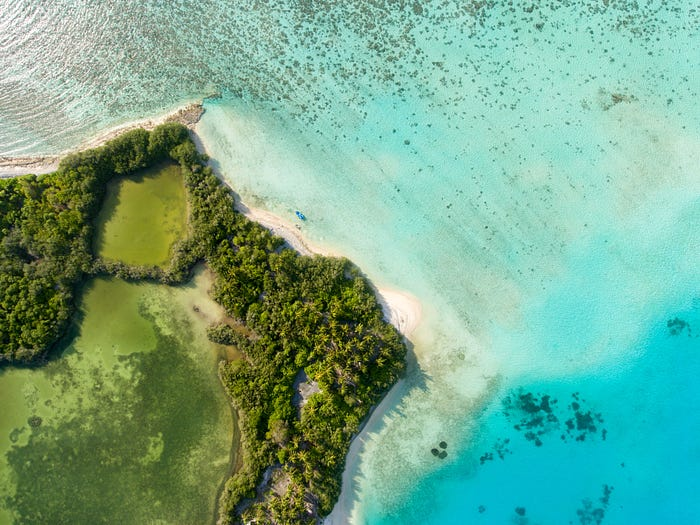
#> input picture images/beach.jpg, 700 x 525 px
$ jupyter execute 'Image Segmentation.ipynb'   (shell and % lines are left out)
#> lines starting #> are read from the running program, lines starting #| are printed output that depends on the picture
[cell 1]
import numpy as np

import matplotlib.pyplot as plt
from sklearn.cluster import KMeans

# OpenCV library

'import cv2' in Python is a statement that imports the OpenCV library.
OpenCV, which stands for Open Source Computer Vision Library, is a popular open-source computer vision and machine learning software library. It provides a wide range of tools and functions that can be used for various computer vision tasks, such as image and video processing, object detection, feature extraction, and more.

If you want to use OpenCV in your Python code, you'll need to have it installed in your Python environment.

Anaconda Prompt:
pip install opencv-python

[cell 2]
import cv2

[cell 3]
# Load image

image = cv2.imread('images/beach.jpg')
#> image is the input picture: shape (525, 700, 3); mean B, G, R 140.7, 168.8, 116.8

#image = load_sample_image("flower.jpg")

# Change color to RGB (from BGR)
image = cv2.cvtColor(image, cv2.COLOR_BGR2RGB)

plt.imshow(image)

[cell 4]
# Reshaping the image into a 2D array of pixels and 3 color values (RGB)
pixel_vals = image.reshape((-1,3))

# Convert to float type
pixel_vals = np.float32(pixel_vals)

[cell 5]
#the below line of code defines the criteria for the algorithm to stop running,
#which will happen is 100 iterations are run or the epsilon (which is the required accuracy)
#becomes 85%
criteria = (cv2.TERM_CRITERIA_EPS + cv2.TERM_CRITERIA_MAX_ITER, 100, 0.85)

[cell 6]
# K-means clusters

k = 3

[cell 7]
retval, labels, centers = cv2.kmeans(pixel_vals, k, None, criteria, 10, cv2.KMEANS_RANDOM_CENTERS)
#> retval = 949194117.8; centers = [[84.61, 99.42, 45.66], [161.3, 210.6, 191.2], [7.73, 184.4, 194.3]]

# convert data into 8-bit values
centers = np.uint8(centers)
#> centers = [[84, 99, 45], [161, 210, 191], [7, 184, 194]]
segmented_data = centers[labels.flatten()]

# reshape data into the original image dimensions
segmented_image = segmented_data.reshape((image.shape))
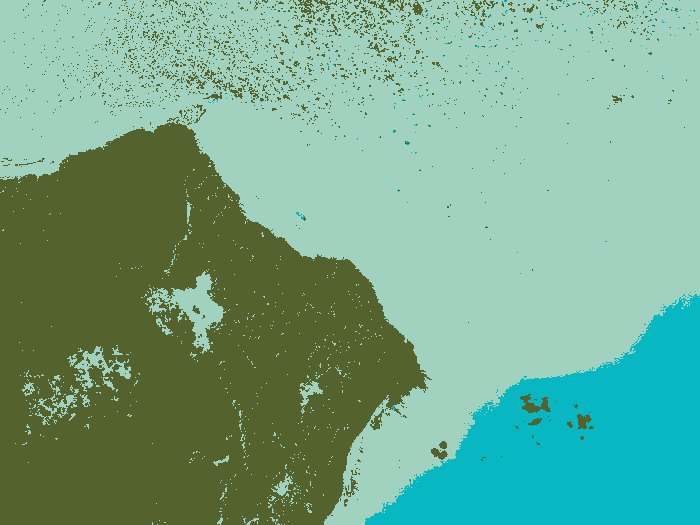
#> segmented_image: shape (525, 700, 3); mean R, G, B 116.3, 168.2, 140.4

plt.imshow(segmented_image)
